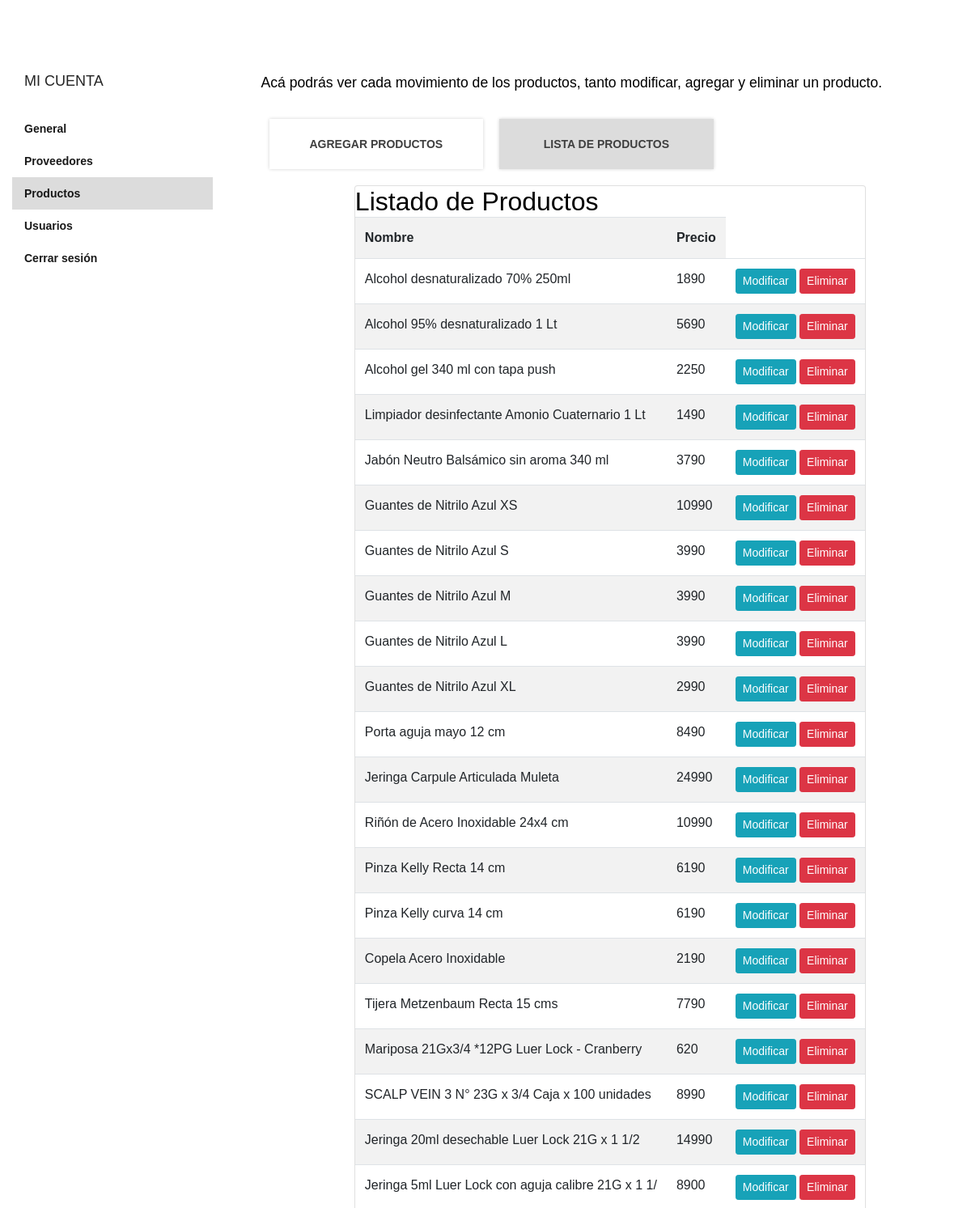
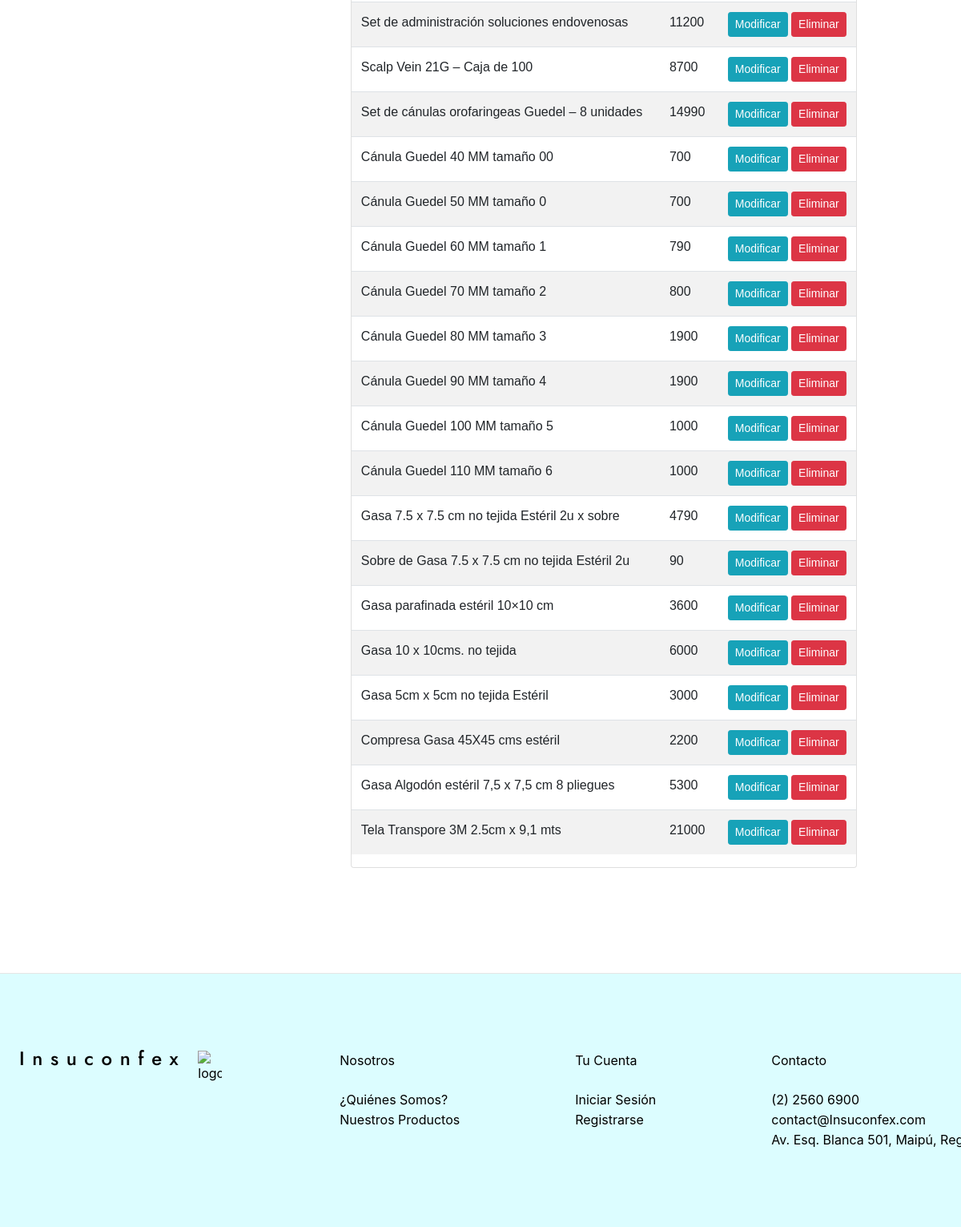
Page /listar-productos/ (lower part) on the earlier database version (2 pictures, top to bottom).
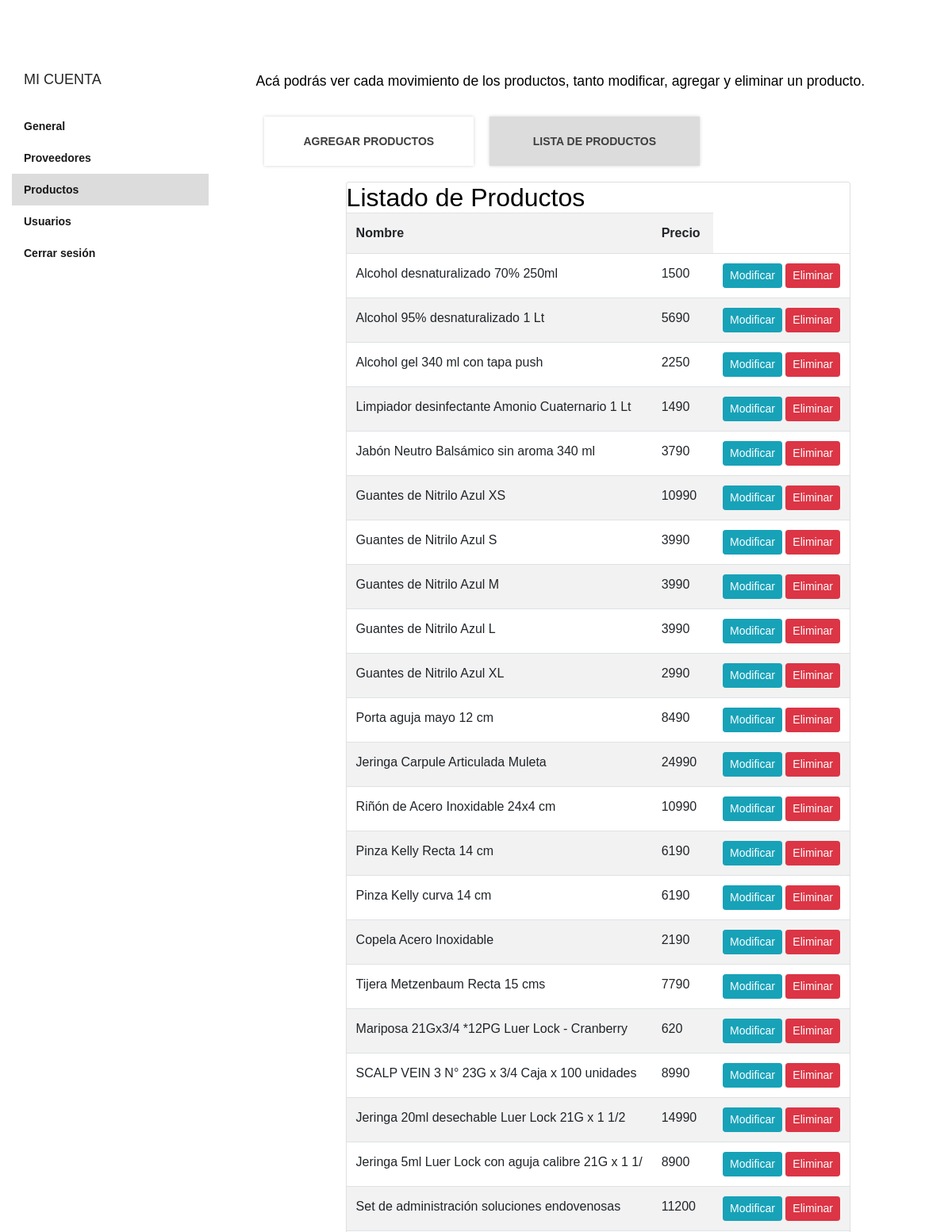
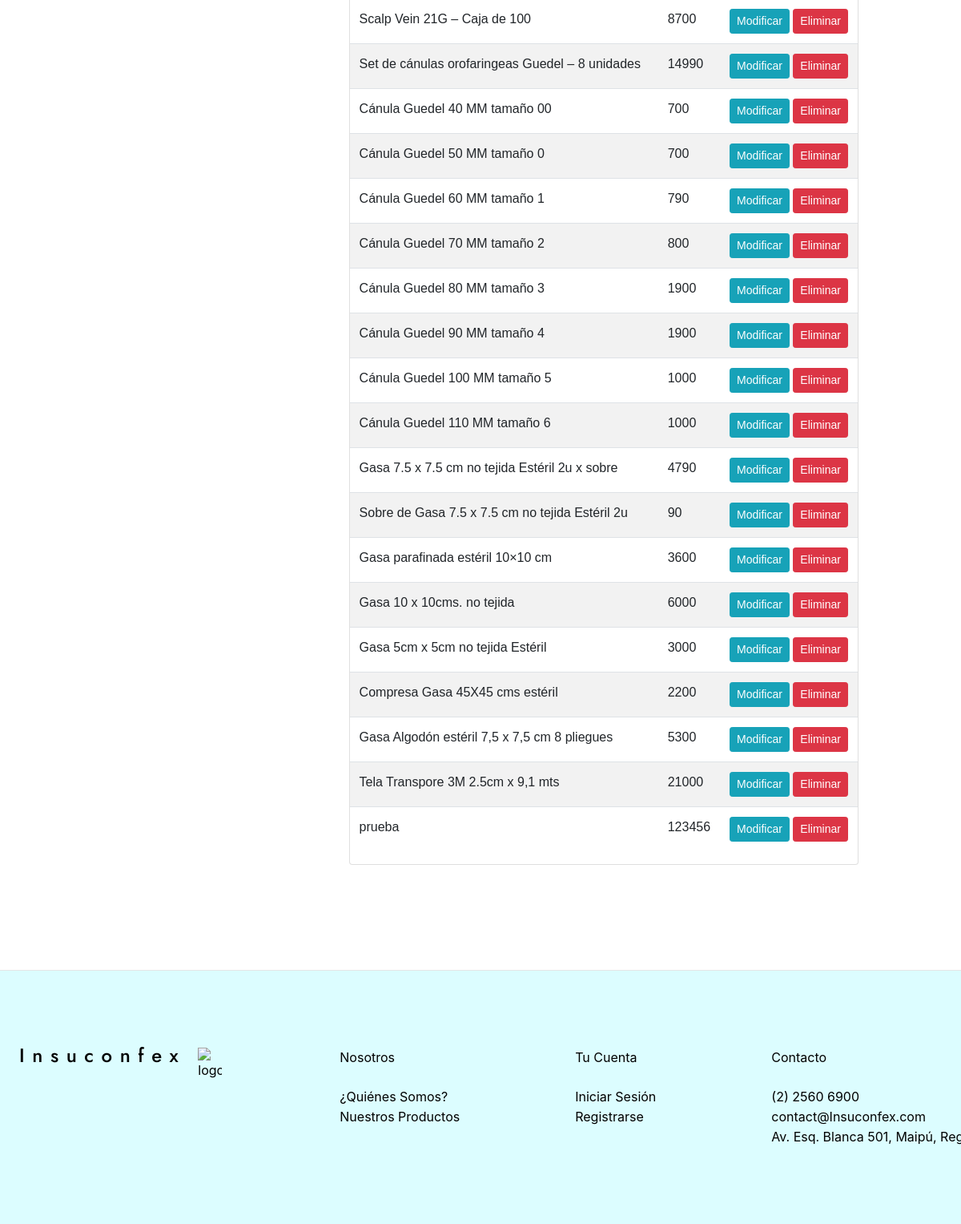
Same page on the later database version (2 pictures, top to bottom).
### insucon/models.py (models this page shows, shortened)
class Producto(models.Model):
    nombre = models.CharField(max_length=50)
    precio = models.IntegerField()
    descripcion = models.TextField()
    imagen = models.ImageField(null=True)
    stock = models.IntegerField(default=0)

### insucon/views.py (the view)
# urls.py: path('listar-productos/', listar_productos, name="listar_productos"),
def listar_productos(request):
    productos = Producto.objects.all()
    data={
        'productos': productos
    }
    return render(request, 'crud/listar.html', data)

### insucon/context_processors.py (called while the page is built)
def total_carrito(request):
    total = 0
    if "carrito" in request.session.keys():
        for key, value in request.session["carrito"].items():
            total += int(value["acumulado"])
    return {"total_carrito": total}

### insucon/templates/crud/listar.html (shortened to what the changed rows need)
<!DOCTYPE html>
<html lang="es-CL">
  <head>
    {% load static %}
    <link rel="stylesheet icon" href="{% static 'img/cora-ico.png' %}">
    {%load static %}
    <link rel="stylesheet" href="{% static 'css/estilos.css' %}">
    <link rel="stylesheet" href="{% static 'css/style.css' %}">
<link rel="stylesheet" href="https://cdn.jsdelivr.net/npm/bootstrap@4.6.2/dist/css/bootstrap.min.css">
    <link rel="stylesheet" href="{% static 'css/estilos.css' %}">
  </head>
  <body>
    {%load static %}
    <div>
      {%load static %}
      <link rel="stylesheet" href="{% static 'css/home.css' %}">
      <div class="home-container">
        <br><br><br>
        <div class="home-main">
          <div class="section-container column">
            <div class="row">
              {%load static %}
            <div style="flex:1 0 75%;max-width:75%;width: 75%;padding:10px 30px;box-sizing:border-box;margin:0px;border:0px none rgb(86, 86, 86);vertical-align:baseline;font-style:normal;font-variant:normal;font-weight:400;font-stretch:100%;line-height:25.6px;font-family:'DM Sans', Arial, Helvetica, sans-serif;font-optical-sizing:auto;font-kerning:auto;font-feature-settings:normal;font-variation-settings:normal;font-size:16px;">
              <div class="mx-auto" style="display:flex;flex-flow:row wrap;margin-top:30px;margin-left:-10px;margin-right:-10px;box-sizing:border-box;margin:30px -10px 0px;padding:0px;border:0px none rgb(86, 86, 86);vertical-align:baseline;font-style:normal;font-variant:normal;font-weight:400;font-stretch:100%;line-height:25.6px;font-family:'DM Sans', Arial, Helvetica, sans-serif;font-optical-sizing:auto;font-kerning:auto;font-feature-settings:normal;font-variation-settings:normal;font-size:16px;">
                  <div class="card mx-auto">
                    <card class="body">
                        <h2>Listado de Productos</h2>
                        <table class=" table table-striped table-hover table-responsive-sm">
                            <tr>
                                <th>Nombre</th>
                                <th>Precio</th>
                            </tr>
                            {% for p in productos %}
                            <tr>
                                <td>{{ p.nombre }}</td>
                                <td>{{ p.precio }}</td>
                                <td>
                                    <a href="{% url 'modificar_producto' p.id %}" class="btn btn-info btn-sm">Modificar</a>
                                    <a href="{% url 'eliminar_producto' p.id %}" class="btn btn-danger btn-sm">Eliminar</a>
                                </td>
                            </tr>
                            {% endfor %}
                        </table>
                    </card>
                </div>
              </div>
          </div>
        </div>
        </div>
        </div>
        <br>
      </div>
    </div>
  </body>
</html>

Differences in the rows shown:
changed Producto "Alcohol desnaturalizado 70% 250ml": precio "1890" → "1500"
added Producto: nombre "prueba", precio "123456"
